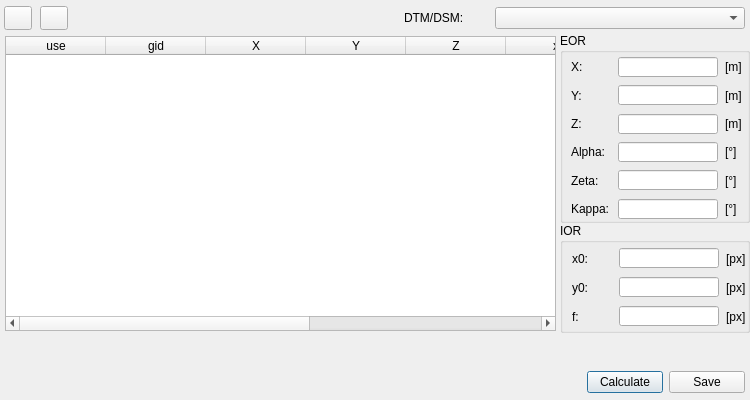
<?xml version="1.0" encoding="UTF-8"?>
<ui version="4.0">
 <class>Dialog</class>
 <widget class="QDialog" name="Dialog">
  <property name="geometry">
   <rect>
    <x>0</x>
    <y>0</y>
    <width>750</width>
    <height>400</height>
   </rect>
  </property>
  <property name="minimumSize">
   <size>
    <width>750</width>
    <height>400</height>
   </size>
  </property>
  <property name="maximumSize">
   <size>
    <width>750</width>
    <height>400</height>
   </size>
  </property>
  <property name="windowTitle">
   <string>Dialog</string>
  </property>
  <widget class="QTableWidget" name="table_gcps">
   <property name="geometry">
    <rect>
     <x>5</x>
     <y>36</y>
     <width>551</width>
     <height>295</height>
    </rect>
   </property>
   <property name="sizeAdjustPolicy">
    <enum>QAbstractScrollArea::AdjustToContentsOnFirstShow</enum>
   </property>
   <property name="editTriggers">
    <set>QAbstractItemView::NoEditTriggers</set>
   </property>
   <property name="alternatingRowColors">
    <bool>true</bool>
   </property>
   <property name="selectionMode">
    <enum>QAbstractItemView::NoSelection</enum>
   </property>
   <property name="selectionBehavior">
    <enum>QAbstractItemView::SelectRows</enum>
   </property>
   <attribute name="horizontalHeaderHighlightSections">
    <bool>true</bool>
   </attribute>
   <column>
    <property name="text">
     <string>use</string>
    </property>
   </column>
   <column>
    <property name="text">
     <string>gid</string>
    </property>
   </column>
   <column>
    <property name="text">
     <string>X</string>
    </property>
   </column>
   <column>
    <property name="text">
     <string>Y</string>
    </property>
   </column>
   <column>
    <property name="text">
     <string>Z</string>
    </property>
   </column>
   <column>
    <property name="text">
     <string>x</string>
    </property>
   </column>
   <column>
    <property name="text">
     <string>y</string>
    </property>
   </column>
   <column>
    <property name="text">
     <string>dx</string>
    </property>
   </column>
   <column>
    <property name="text">
     <string>dy</string>
    </property>
   </column>
  </widget>
  <widget class="QGroupBox" name="groupBox">
   <property name="geometry">
    <rect>
     <x>560</x>
     <y>33</y>
     <width>190</width>
     <height>190</height>
    </rect>
   </property>
   <property name="minimumSize">
    <size>
     <width>190</width>
     <height>190</height>
    </size>
   </property>
   <property name="maximumSize">
    <size>
     <width>190</width>
     <height>200</height>
    </size>
   </property>
   <property name="layoutDirection">
    <enum>Qt::LeftToRight</enum>
   </property>
   <property name="title">
    <string>EOR</string>
   </property>
   <property name="flat">
    <bool>true</bool>
   </property>
   <property name="checkable">
    <bool>false</bool>
   </property>
   <widget class="QWidget" name="layoutWidget">
    <property name="geometry">
     <rect>
      <x>10</x>
      <y>23</y>
      <width>176</width>
      <height>164</height>
     </rect>
    </property>
    <layout class="QVBoxLayout" name="verticalLayout">
     <item>
      <layout class="QHBoxLayout" name="horizontalLayout_2">
       <item>
        <widget class="QLabel" name="label_2">
         <property name="minimumSize">
          <size>
           <width>40</width>
           <height>0</height>
          </size>
         </property>
         <property name="maximumSize">
          <size>
           <width>40</width>
           <height>16777215</height>
          </size>
         </property>
         <property name="lineWidth">
          <number>0</number>
         </property>
         <property name="text">
          <string>X:</string>
         </property>
        </widget>
       </item>
       <item>
        <widget class="QLineEdit" name="line_X">
         <property name="enabled">
          <bool>true</bool>
         </property>
         <property name="minimumSize">
          <size>
           <width>100</width>
           <height>20</height>
          </size>
         </property>
         <property name="maximumSize">
          <size>
           <width>100</width>
           <height>20</height>
          </size>
         </property>
         <property name="readOnly">
          <bool>true</bool>
         </property>
        </widget>
       </item>
       <item>
        <widget class="QLabel" name="label_11">
         <property name="minimumSize">
          <size>
           <width>20</width>
           <height>0</height>
          </size>
         </property>
         <property name="maximumSize">
          <size>
           <width>20</width>
           <height>16777215</height>
          </size>
         </property>
         <property name="text">
          <string>[m]</string>
         </property>
        </widget>
       </item>
      </layout>
     </item>
     <item>
      <layout class="QHBoxLayout" name="horizontalLayout_3">
       <item>
        <widget class="QLabel" name="label_3">
         <property name="minimumSize">
          <size>
           <width>40</width>
           <height>0</height>
          </size>
         </property>
         <property name="maximumSize">
          <size>
           <width>40</width>
           <height>16777215</height>
          </size>
         </property>
         <property name="text">
          <string>Y:</string>
         </property>
        </widget>
       </item>
       <item>
        <widget class="QLineEdit" name="line_Y">
         <property name="minimumSize">
          <size>
           <width>100</width>
           <height>20</height>
          </size>
         </property>
         <property name="maximumSize">
          <size>
           <width>100</width>
           <height>20</height>
          </size>
         </property>
         <property name="readOnly">
          <bool>true</bool>
         </property>
        </widget>
       </item>
       <item>
        <widget class="QLabel" name="label_12">
         <property name="minimumSize">
          <size>
           <width>20</width>
           <height>0</height>
          </size>
         </property>
         <property name="maximumSize">
          <size>
           <width>20</width>
           <height>16777215</height>
          </size>
         </property>
         <property name="text">
          <string>[m]</string>
         </property>
        </widget>
       </item>
      </layout>
     </item>
     <item>
      <layout class="QHBoxLayout" name="horizontalLayout_4">
       <item>
        <widget class="QLabel" name="label_4">
         <property name="minimumSize">
          <size>
           <width>40</width>
           <height>0</height>
          </size>
         </property>
         <property name="maximumSize">
          <size>
           <width>40</width>
           <height>16777215</height>
          </size>
         </property>
         <property name="text">
          <string>Z:</string>
         </property>
        </widget>
       </item>
       <item>
        <widget class="QLineEdit" name="line_Z">
         <property name="minimumSize">
          <size>
           <width>100</width>
           <height>20</height>
          </size>
         </property>
         <property name="maximumSize">
          <size>
           <width>100</width>
           <height>20</height>
          </size>
         </property>
         <property name="readOnly">
          <bool>true</bool>
         </property>
        </widget>
       </item>
       <item>
        <widget class="QLabel" name="label_13">
         <property name="minimumSize">
          <size>
           <width>20</width>
           <height>0</height>
          </size>
         </property>
         <property name="maximumSize">
          <size>
           <width>20</width>
           <height>16777215</height>
          </size>
         </property>
         <property name="text">
          <string>[m]</string>
         </property>
        </widget>
       </item>
      </layout>
     </item>
     <item>
      <layout class="QHBoxLayout" name="horizontalLayout_5">
       <item>
        <widget class="QLabel" name="label_5">
         <property name="minimumSize">
          <size>
           <width>40</width>
           <height>0</height>
          </size>
         </property>
         <property name="maximumSize">
          <size>
           <width>40</width>
           <height>16777215</height>
          </size>
         </property>
         <property name="text">
          <string>Alpha:</string>
         </property>
        </widget>
       </item>
       <item>
        <widget class="QLineEdit" name="line_alpha">
         <property name="minimumSize">
          <size>
           <width>100</width>
           <height>20</height>
          </size>
         </property>
         <property name="maximumSize">
          <size>
           <width>100</width>
           <height>20</height>
          </size>
         </property>
         <property name="readOnly">
          <bool>true</bool>
         </property>
        </widget>
       </item>
       <item>
        <widget class="QLabel" name="label_14">
         <property name="minimumSize">
          <size>
           <width>20</width>
           <height>0</height>
          </size>
         </property>
         <property name="maximumSize">
          <size>
           <width>20</width>
           <height>16777215</height>
          </size>
         </property>
         <property name="text">
          <string>[°]</string>
         </property>
        </widget>
       </item>
      </layout>
     </item>
     <item>
      <layout class="QHBoxLayout" name="horizontalLayout_6">
       <item>
        <widget class="QLabel" name="label_6">
         <property name="minimumSize">
          <size>
           <width>40</width>
           <height>0</height>
          </size>
         </property>
         <property name="maximumSize">
          <size>
           <width>40</width>
           <height>16777215</height>
          </size>
         </property>
         <property name="text">
          <string>Zeta:</string>
         </property>
        </widget>
       </item>
       <item>
        <widget class="QLineEdit" name="line_zeta">
         <property name="minimumSize">
          <size>
           <width>100</width>
           <height>20</height>
          </size>
         </property>
         <property name="maximumSize">
          <size>
           <width>100</width>
           <height>20</height>
          </size>
         </property>
         <property name="readOnly">
          <bool>true</bool>
         </property>
        </widget>
       </item>
       <item>
        <widget class="QLabel" name="label_15">
         <property name="minimumSize">
          <size>
           <width>20</width>
           <height>0</height>
          </size>
         </property>
         <property name="maximumSize">
          <size>
           <width>20</width>
           <height>16777215</height>
          </size>
         </property>
         <property name="text">
          <string>[°]</string>
         </property>
        </widget>
       </item>
      </layout>
     </item>
     <item>
      <layout class="QHBoxLayout" name="horizontalLayout_7">
       <item>
        <widget class="QLabel" name="label_7">
         <property name="minimumSize">
          <size>
           <width>40</width>
           <height>0</height>
          </size>
         </property>
         <property name="maximumSize">
          <size>
           <width>40</width>
           <height>16777215</height>
          </size>
         </property>
         <property name="text">
          <string>Kappa:</string>
         </property>
        </widget>
       </item>
       <item>
        <widget class="QLineEdit" name="line_kappa">
         <property name="minimumSize">
          <size>
           <width>100</width>
           <height>20</height>
          </size>
         </property>
         <property name="maximumSize">
          <size>
           <width>100</width>
           <height>20</height>
          </size>
         </property>
         <property name="readOnly">
          <bool>true</bool>
         </property>
        </widget>
       </item>
       <item>
        <widget class="QLabel" name="label_16">
         <property name="minimumSize">
          <size>
           <width>20</width>
           <height>0</height>
          </size>
         </property>
         <property name="maximumSize">
          <size>
           <width>20</width>
           <height>16777215</height>
          </size>
         </property>
         <property name="text">
          <string>[°]</string>
         </property>
        </widget>
       </item>
      </layout>
     </item>
    </layout>
   </widget>
  </widget>
  <widget class="QGroupBox" name="groupBox_2">
   <property name="geometry">
    <rect>
     <x>560</x>
     <y>223</y>
     <width>190</width>
     <height>110</height>
    </rect>
   </property>
   <property name="minimumSize">
    <size>
     <width>190</width>
     <height>110</height>
    </size>
   </property>
   <property name="maximumSize">
    <size>
     <width>190</width>
     <height>110</height>
    </size>
   </property>
   <property name="title">
    <string>IOR</string>
   </property>
   <property name="flat">
    <bool>true</bool>
   </property>
   <widget class="QWidget" name="layoutWidget">
    <property name="geometry">
     <rect>
      <x>11</x>
      <y>24</y>
      <width>176</width>
      <height>81</height>
     </rect>
    </property>
    <layout class="QVBoxLayout" name="verticalLayout_2">
     <item>
      <layout class="QHBoxLayout" name="horizontalLayout_8">
       <item>
        <widget class="QLabel" name="label_8">
         <property name="minimumSize">
          <size>
           <width>40</width>
           <height>0</height>
          </size>
         </property>
         <property name="maximumSize">
          <size>
           <width>40</width>
           <height>16777215</height>
          </size>
         </property>
         <property name="text">
          <string>x0:</string>
         </property>
        </widget>
       </item>
       <item>
        <widget class="QLineEdit" name="line_x0">
         <property name="enabled">
          <bool>true</bool>
         </property>
         <property name="minimumSize">
          <size>
           <width>100</width>
           <height>20</height>
          </size>
         </property>
         <property name="maximumSize">
          <size>
           <width>100</width>
           <height>20</height>
          </size>
         </property>
         <property name="readOnly">
          <bool>true</bool>
         </property>
        </widget>
       </item>
       <item>
        <widget class="QLabel" name="label_17">
         <property name="minimumSize">
          <size>
           <width>20</width>
           <height>0</height>
          </size>
         </property>
         <property name="maximumSize">
          <size>
           <width>20</width>
           <height>16777215</height>
          </size>
         </property>
         <property name="text">
          <string>[px]</string>
         </property>
        </widget>
       </item>
      </layout>
     </item>
     <item>
      <layout class="QHBoxLayout" name="horizontalLayout_9">
       <item>
        <widget class="QLabel" name="label_9">
         <property name="minimumSize">
          <size>
           <width>40</width>
           <height>0</height>
          </size>
         </property>
         <property name="maximumSize">
          <size>
           <width>40</width>
           <height>16777215</height>
          </size>
         </property>
         <property name="text">
          <string>y0:</string>
         </property>
        </widget>
       </item>
       <item>
        <widget class="QLineEdit" name="line_y0">
         <property name="minimumSize">
          <size>
           <width>100</width>
           <height>20</height>
          </size>
         </property>
         <property name="maximumSize">
          <size>
           <width>100</width>
           <height>20</height>
          </size>
         </property>
         <property name="readOnly">
          <bool>true</bool>
         </property>
        </widget>
       </item>
       <item>
        <widget class="QLabel" name="label_18">
         <property name="minimumSize">
          <size>
           <width>20</width>
           <height>0</height>
          </size>
         </property>
         <property name="maximumSize">
          <size>
           <width>20</width>
           <height>16777215</height>
          </size>
         </property>
         <property name="text">
          <string>[px]</string>
         </property>
        </widget>
       </item>
      </layout>
     </item>
     <item>
      <layout class="QHBoxLayout" name="horizontalLayout_10">
       <item>
        <widget class="QLabel" name="label_10">
         <property name="minimumSize">
          <size>
           <width>40</width>
           <height>0</height>
          </size>
         </property>
         <property name="maximumSize">
          <size>
           <width>40</width>
           <height>16777215</height>
          </size>
         </property>
         <property name="text">
          <string>f:</string>
         </property>
        </widget>
       </item>
       <item>
        <widget class="QLineEdit" name="line_f">
         <property name="minimumSize">
          <size>
           <width>100</width>
           <height>20</height>
          </size>
         </property>
         <property name="maximumSize">
          <size>
           <width>100</width>
           <height>20</height>
          </size>
         </property>
         <property name="readOnly">
          <bool>true</bool>
         </property>
        </widget>
       </item>
       <item>
        <widget class="QLabel" name="label_19">
         <property name="minimumSize">
          <size>
           <width>20</width>
           <height>0</height>
          </size>
         </property>
         <property name="maximumSize">
          <size>
           <width>20</width>
           <height>16777215</height>
          </size>
         </property>
         <property name="text">
          <string>[px]</string>
         </property>
        </widget>
       </item>
      </layout>
     </item>
    </layout>
   </widget>
  </widget>
  <widget class="QWidget" name="layoutWidget">
   <property name="geometry">
    <rect>
     <x>404</x>
     <y>7</y>
     <width>341</width>
     <height>22</height>
    </rect>
   </property>
   <layout class="QHBoxLayout" name="horizontalLayout">
    <item>
     <widget class="QLabel" name="label">
      <property name="text">
       <string>DTM/DSM:</string>
      </property>
     </widget>
    </item>
    <item>
     <widget class="QComboBox" name="combo_raster_lyrs">
      <property name="minimumSize">
       <size>
        <width>250</width>
        <height>0</height>
       </size>
      </property>
      <property name="maximumSize">
       <size>
        <width>250</width>
        <height>16777215</height>
       </size>
      </property>
     </widget>
    </item>
   </layout>
  </widget>
  <widget class="QWidget" name="layoutWidget">
   <property name="geometry">
    <rect>
     <x>587</x>
     <y>370</y>
     <width>158</width>
     <height>25</height>
    </rect>
   </property>
   <layout class="QHBoxLayout" name="horizontalLayout_11">
    <item>
     <widget class="QPushButton" name="btn_calc_ori">
      <property name="text">
       <string>Calculate</string>
      </property>
     </widget>
    </item>
    <item>
     <widget class="QPushButton" name="btn_save_ori">
      <property name="text">
       <string>Save</string>
      </property>
     </widget>
    </item>
   </layout>
  </widget>
  <widget class="QPushButton" name="btn_initial_eor">
   <property name="geometry">
    <rect>
     <x>4</x>
     <y>6</y>
     <width>28</width>
     <height>24</height>
    </rect>
   </property>
   <property name="minimumSize">
    <size>
     <width>28</width>
     <height>24</height>
    </size>
   </property>
   <property name="maximumSize">
    <size>
     <width>28</width>
     <height>24</height>
    </size>
   </property>
   <property name="toolTip">
    <string>Set initial orientation</string>
   </property>
   <property name="text">
    <string/>
   </property>
   <property name="icon">
    <iconset resource="../resources_orient.qrc">
     <normaloff>:/newPrefix/gfx/icon/mActionMeasureBearing.png</normaloff>:/newPrefix/gfx/icon/mActionMeasureBearing.png</iconset>
   </property>
  </widget>
  <widget class="QPushButton" name="btn_add_gcps">
   <property name="geometry">
    <rect>
     <x>40</x>
     <y>6</y>
     <width>28</width>
     <height>24</height>
    </rect>
   </property>
   <property name="minimumSize">
    <size>
     <width>28</width>
     <height>24</height>
    </size>
   </property>
   <property name="maximumSize">
    <size>
     <width>28</width>
     <height>24</height>
    </size>
   </property>
   <property name="toolTip">
    <string>Add new GCPs</string>
   </property>
   <property name="text">
    <string/>
   </property>
   <property name="icon">
    <iconset resource="../resources_orient.qrc">
     <normaloff>:/newPrefix/gfx/icon/mActionCapturePoint.png</normaloff>:/newPrefix/gfx/icon/mActionCapturePoint.png</iconset>
   </property>
   <property name="checkable">
    <bool>true</bool>
   </property>
  </widget>
 </widget>
 <resources>
  <include location="../resources_orient.qrc"/>
 </resources>
 <connections/>
</ui>
